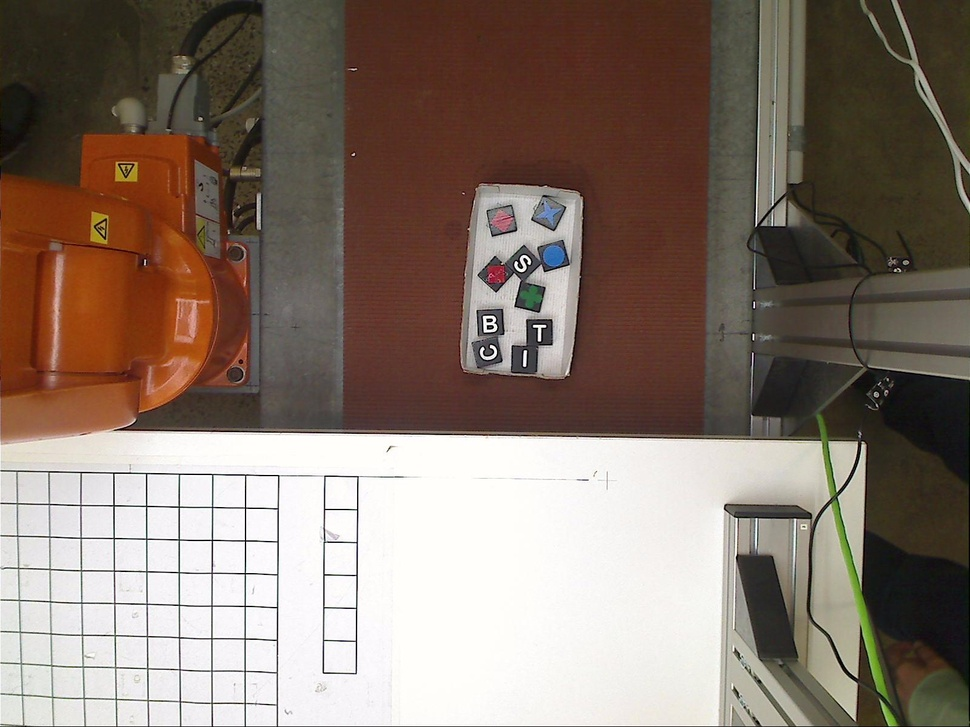
%> input picture Assignment 3/PicturesAss3/conIm6.jpg, 970 x 727 px, shrunk from 1600 x 1200 before the run
$ octave testConBox.m   (GNU Octave 9; MATLAB toolbox functions it lacks are replaced by stand-ins)
%> lines starting %> are read from the running program, lines starting %| are printed output that depends on the picture; in (x1, y1, x2, y2) boxes, pixels count from 0 and x2, y2 are one past the last pixel; in counts of white or black regions, pixels touching at a corner belong together; the program's own positions count from 1
### Assignment 3/Vision/detectConBox.m
function [lines, conGridX, conGridY, centroid] = detectConBox(conImg)
%   function detectConBox(conImg):
%       Used during image processing, and the outputs are used for loading
%       back into the box. Please be advised that for that step to work its
%       advised that the box be portrait orientated, i.e. |, not -
%
%       INPUTS: conImg
%               a 1600 x 1200 x 3 RGB image taken from the conCamera
%
%       OUPUTS: lines
%               hough transform lines used for debugging
%
%               conGridX, conGridY
%               double array that represents the two axes of a grid used
%               for BPs

    %converyer ROI is in x 520 to 1220, y 0 to 700
    conImg(700:end, :) = 0;
    conImg(:, 1:600,:) = 0;
    conImg(:, 1160:end ,:) = 0;

    BWconImg = boxFilt(conImg);
    BWconImg = imdilate(BWconImg, ones(10));
    BWconImg = imfill(BWconImg, 'holes');

    BWconImg = imerode(BWconImg, ones(12));

    edgey = edge(BWconImg, 'canny');
    edgey = imdilate(edgey, ones(3));

    boxCentroid = regionprops('table', BWconImg, 'Centroid', 'Area');
    [~, ind] = max(boxCentroid.Area);
    centroid = boxCentroid.Centroid(ind,:);

    [H, T, R] = hough(edgey);
    peaks = houghpeaks(H, 2);
    lines = houghlines(edgey, T, R, peaks, 'MinLength', 20);

    gridX = linspace(lines(1).point1(1), lines(2).point1(1), 5);
    conGridX = gridX(2:end-1);
    conGridY = linspace(lines(1).point1(2), lines(1).point2(2), 5);

end

### Assignment 3/Vision/boxFilt.m
function [BW,maskedRGBImage] = boxFilt(RGB)
%createMask  Threshold RGB image using auto-generated code from colorThresholder app.
%  [BW,MASKEDRGBIMAGE] = createMask(RGB) thresholds image RGB using
%  auto-generated code from the colorThresholder app. The colorspace and
%  range for each channel of the colorspace were set within the app. The
%  segmentation mask is returned in BW, and a composite of the mask and
%  original RGB images is returned in maskedRGBImage.

% Auto-generated by colorThresholder app on 03-Nov-2018
%------------------------------------------------------


% Convert RGB image to chosen color space
I = rgb2hsv(RGB);

% Define thresholds for channel 1 based on histogram settings
channel1Min = 0.000;
channel1Max = 1.000;

% Define thresholds for channel 2 based on histogram settings
channel2Min = 0.000;
channel2Max = 0.313;

% Define thresholds for channel 3 based on histogram settings
channel3Min = 0.264;
channel3Max = 1.000;

% Create mask based on chosen histogram thresholds
sliderBW = (I(:,:,1) >= channel1Min ) & (I(:,:,1) <= channel1Max) & ...
    (I(:,:,2) >= channel2Min ) & (I(:,:,2) <= channel2Max) & ...
    (I(:,:,3) >= channel3Min ) & (I(:,:,3) <= channel3Max);
BW = sliderBW;

% Initialize output masked image based on input image.
maskedRGBImage = RGB;

% Set background pixels where BW is false to zero.
maskedRGBImage(repmat(~BW,[1 1 3])) = 0;

end

### Assignment 3/Testing/testConBox.m
conImg = imread('conIm6.jpg');
%> conImg is the input picture: size 727x970x3 uint8; mean R, G, B 134.6, 119.2, 108.5

figure(2)

imshow(conImg);
[lines, ~, ~] = detectConBox(conImg);
%> in detectConBox, `conImg(700:end, :) = 0;`:
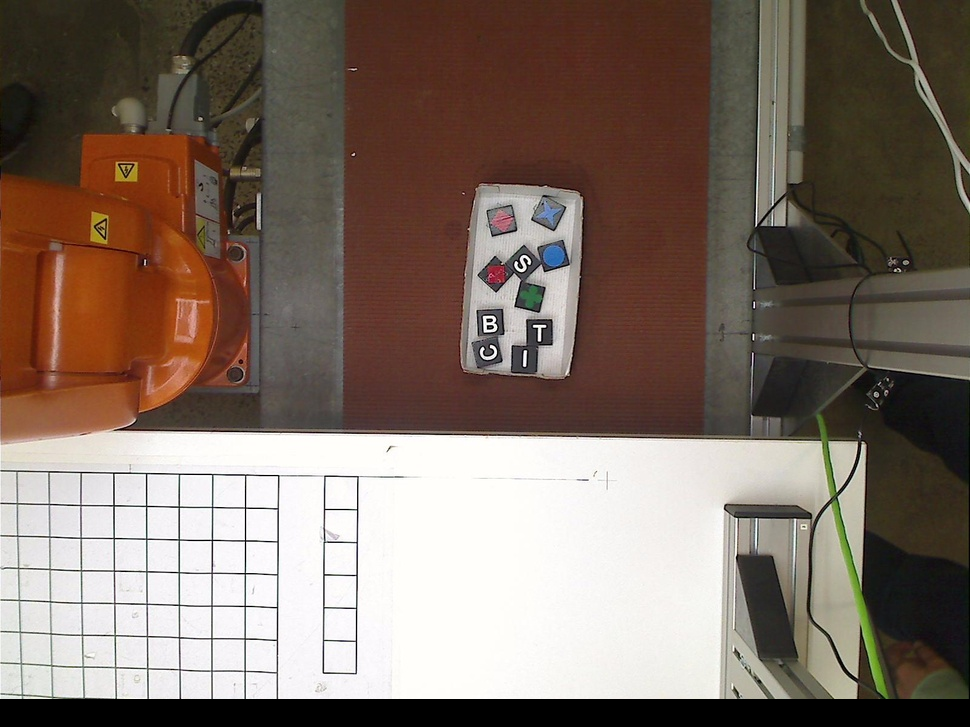
%> conImg: size 727x970x3 uint8; 3.85% of pixels changed, all inside (x1, y1, x2, y2) = (0, 699, 970, 727)
%> in detectConBox, `conImg(:, 1:600,:) = 0;`:
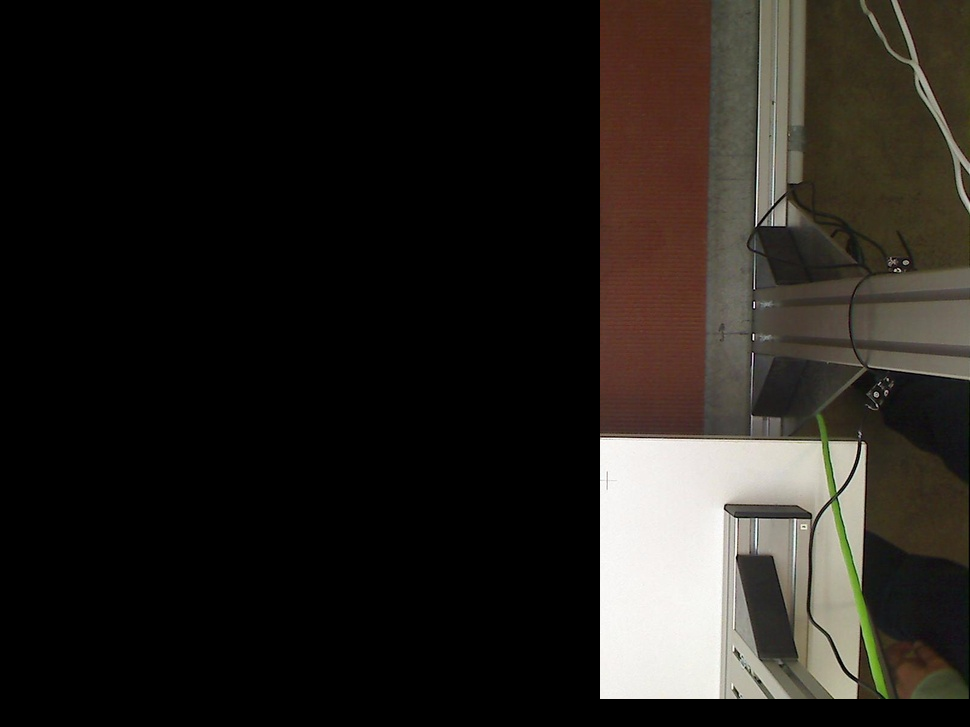
%> conImg: size 727x970x3 uint8; mean R, G, B 37.4, 33.9, 29.6
%> in boxFilt, `I = rgb2hsv(RGB);`: I: size 727x970x3 double; mean H, S, V 0.0519, 0.108, 0.148
%> in boxFilt, `sliderBW = (I(:,:,1) >= channel1Min ) & (I(:,:,1) <= channel1Max) & (I..`:
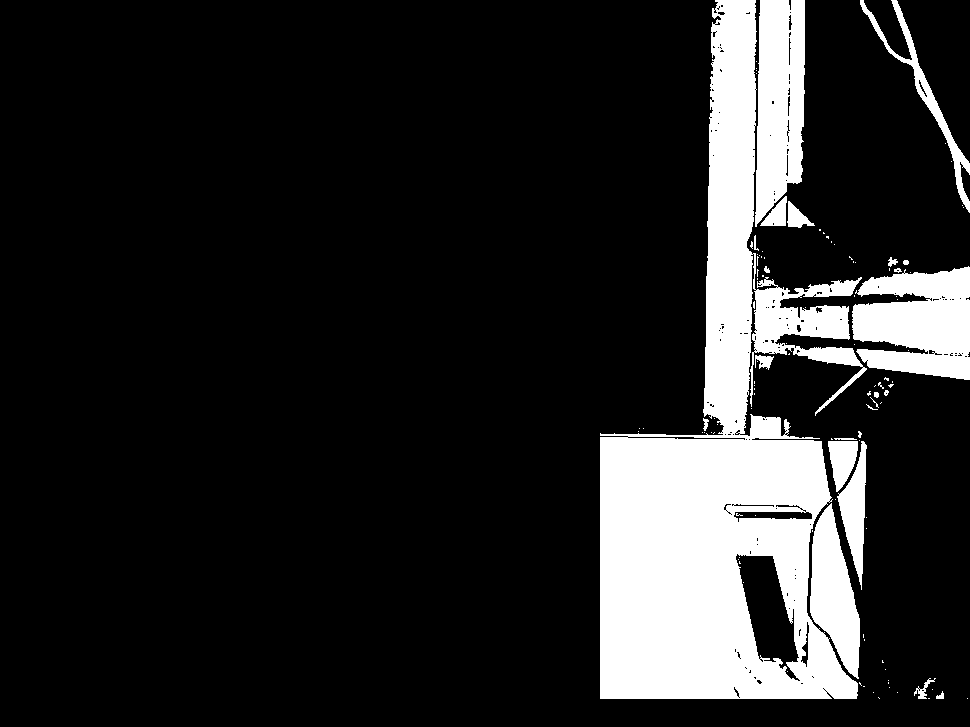
%> sliderBW: size 727x970 logical; 15.6% white; 111 white regions (90 under 20 px), largest, box (x1, y1, x2, y2) and area: (600, 0, 867, 699) 78973, (852, 266, 970, 380) 10142, (755, 0, 805, 227) 8963
%> in boxFilt, `maskedRGBImage(repmat(~BW,[1 1 3])) = 0;`:
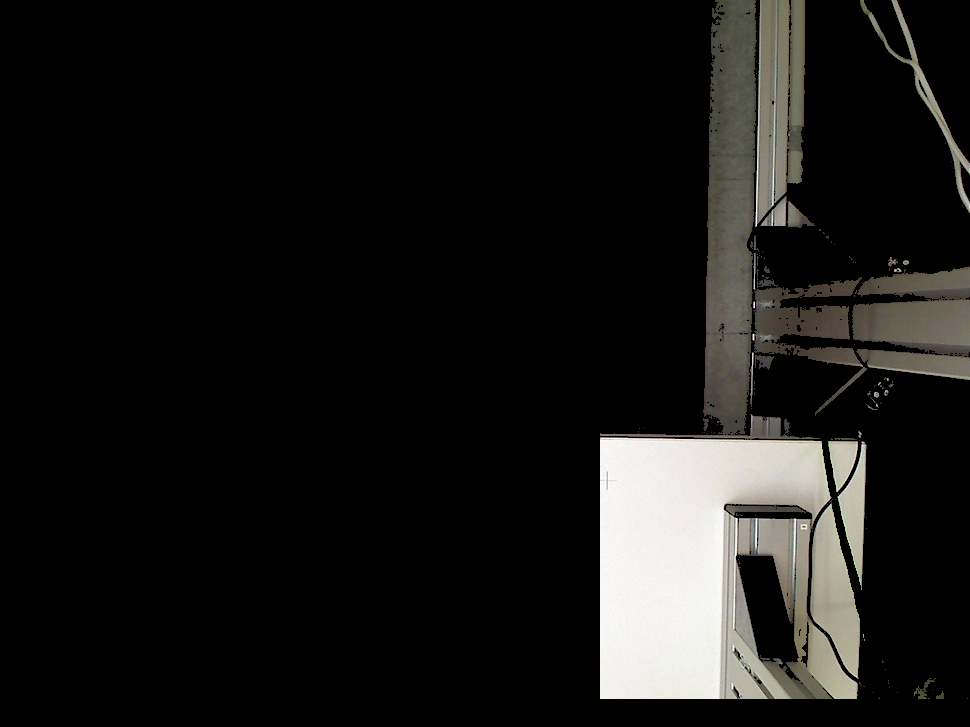
%> maskedRGBImage: size 727x970x3 uint8; mean R, G, B 25, 24.5, 22.8
%> in detectConBox, `BWconImg = imdilate(BWconImg, ones(10));`: BWconImg: size 727x970 logical; 19.8% white; 7 white regions, largest, box (x1, y1, x2, y2) and area: (596, 0, 970, 704) 132346, (856, 0, 970, 218) 5700, (910, 674, 949, 704) 938
%> in detectConBox, `BWconImg = imfill(BWconImg, 'holes');`: BWconImg: size 727x970 logical; 20.2% white; 7 white regions, largest, box (x1, y1, x2, y2) and area: (596, 0, 970, 704) 134910, (856, 0, 970, 218) 5701, (910, 674, 949, 704) 938
%> in detectConBox, `BWconImg = imerode(BWconImg, ones(12));`: BWconImg: size 727x970 logical; 17.1% white; 6 white regions (3 under 20 px), largest, box (x1, y1, x2, y2) and area: (601, 0, 970, 698) 118801, (861, 0, 970, 211) 1689, (915, 679, 943, 698) 290
%> in detectConBox, `edgey = edge(BWconImg, 'canny');`: edgey: size 727x970 logical; 0.63% white in thin lines or dots, all inside (x1, y1, x2, y2) = (600, 1, 969, 699)
%> in detectConBox, `edgey = imdilate(edgey, ones(3));`:
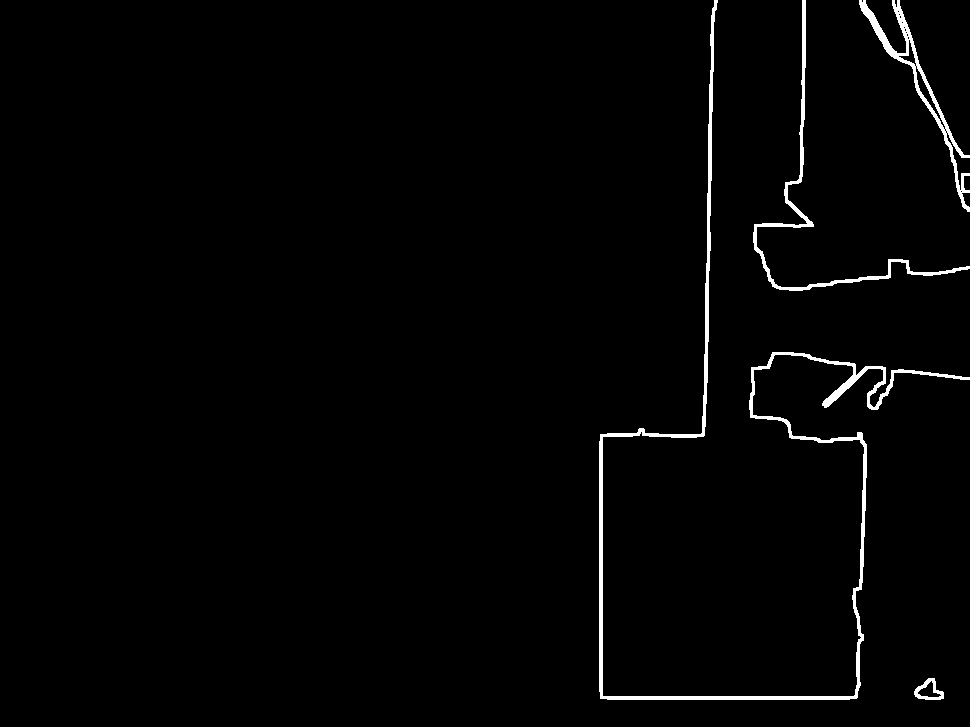
%> edgey: size 727x970 logical; 1.6% white; 4 white regions, box (x1, y1, x2, y2) and area: (599, 0, 970, 700) 7043, (753, 0, 970, 291) 2123, (859, 0, 970, 212) 2099, (914, 678, 944, 700) 270
%> in detectConBox, `boxCentroid = regionprops('table', BWconImg, 'Centroid', 'Area');`: boxCentroid = 6 regions; Area and Centroid: 118801 [758.9 427.9], 1689 [931.7 106.1], 290 [929.3 691.7], 4 [827.5 403.5], 1 [821 409], 1 [824 407]
%> in detectConBox, `[~, ind] = max(boxCentroid.Area);`: ind = 1
%> in detectConBox, `centroid = boxCentroid.Centroid(ind,:);`: centroid = [758.9 427.9]
%> in detectConBox, `[H, T, R] = hough(edgey);`:
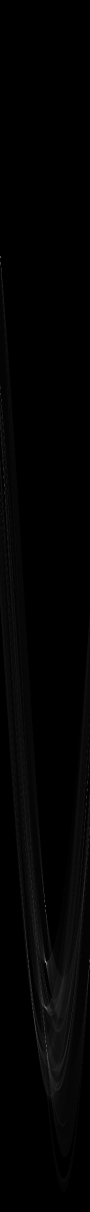
%> H: size 2423x180 double (shown at 1/2 size); min 0, max 423, mean 4.8; drawn with min black and max white
%> in detectConBox, `[H, T, R] = hough(edgey);`: T = 180 values from -90 to 89; R = 2423 values from -1211 to 1211
%> in detectConBox, `peaks = houghpeaks(H, 2);`: peaks = [1924 92; 515 1]
%> in detectConBox, `lines = houghlines(edgey, T, R, peaks, 'MinLength', 20);`: lines = 10 lines; longest, point1 to point2 (x, y): (601, 698) to (858, 698), (709, 208) to (709, 265), (712, 36) to (712, 93), (707, 323) to (707, 379), (708, 266) to (708, 322), (710, 151) to (710, 207)
%> in detectConBox, `gridX = linspace(lines(1).point1(1), lines(2).point1(1), 5);`: gridX = [706 706.2 706.5 706.8 707]
%> in detectConBox, `conGridX = gridX(2:end-1);`: conGridX = [706.2 706.5 706.8]
%> in detectConBox, `conGridY = linspace(lines(1).point1(2), lines(1).point2(2), 5);`: conGridY = [380 391.8 403.5 415.2 427]

hold on

for k = 1:length(lines)
       xy = [lines(k).point1; lines(k).point2];
       plot(xy(:,1),xy(:,2),'LineWidth',2,'Color','green');

       % Plot beginnings and ends of lines
       plot(xy(1,1),xy(1,2),'x','LineWidth',2,'Color','yellow');
       plot(xy(2,1),xy(2,2),'x','LineWidth',2,'Color','red');

end
%> this loop made 10 passes
%> xy on passes 1 to 10: [706 380; 706 427], [707 323; 707 379], [708 266; 708 322], [709 208; 709 265], [710 151; 710 207], [711 94; 711 150], [712 36; 712 93], [713 9; 713 35], [601 698; 858 698], [918 698; 944 698]
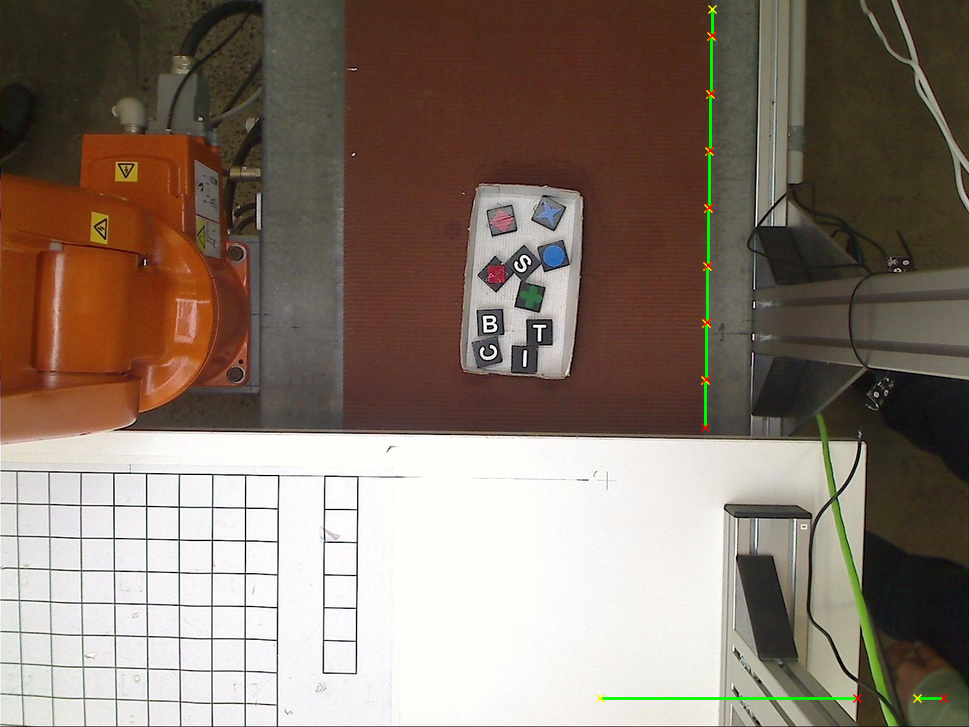
%> figure redrawn from the program's plot data

hold off

gridX = linspace(lines(1).point1(1), lines(2).point1(1), 5);
%> gridX = [706 706.2 706.5 706.8 707]
conGridX = gridX(2:end-1);
%> conGridX = [706.2 706.5 706.8]
conGridY = linspace(lines(1).point1(2), lines(1).point2(2), 7);
%> conGridY = [380 387.8 395.7 403.5 411.3 419.2 427]
